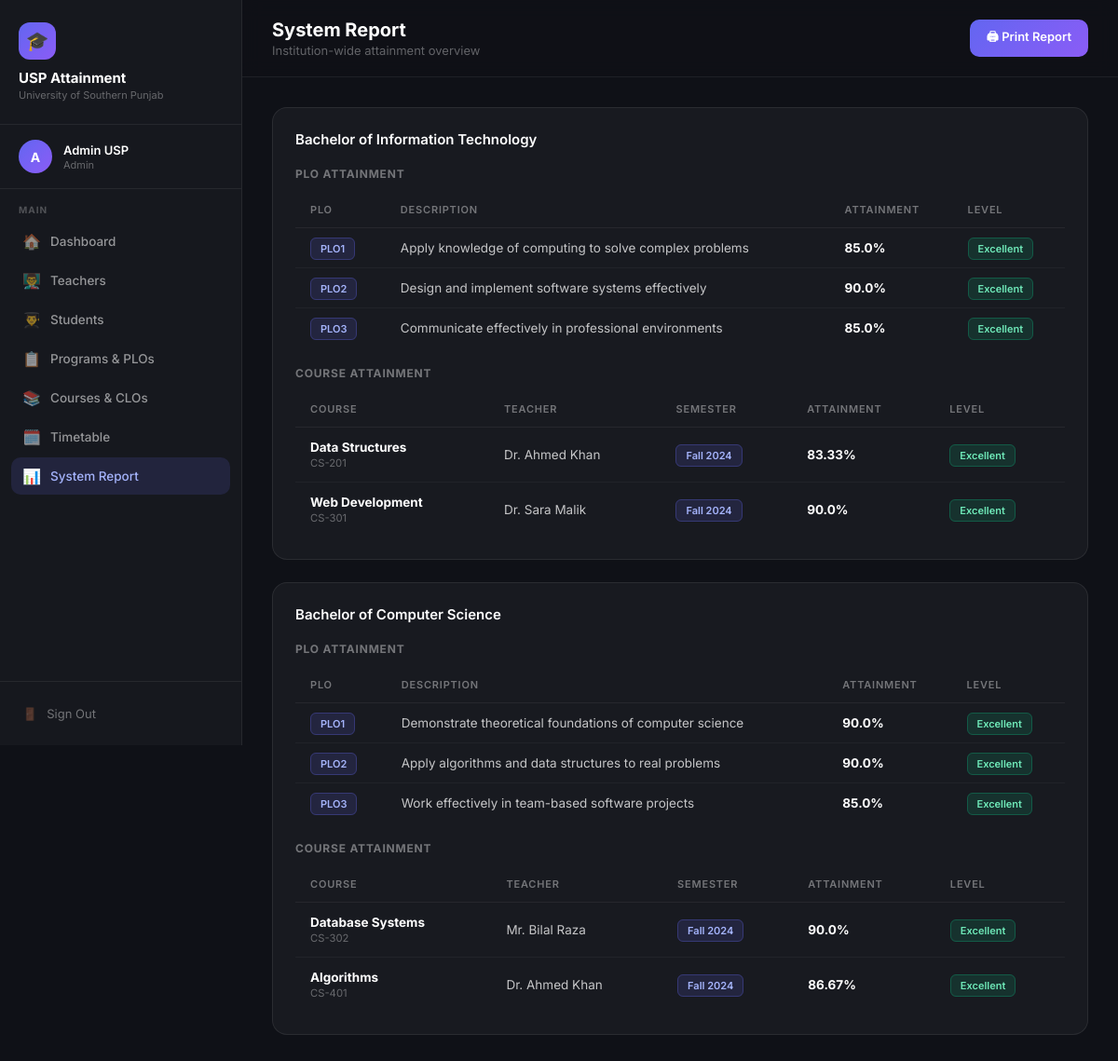
The app's page /admin/report (signed in) with its own data.
### models.py (models this page shows, shortened)
class User(db.Model, UserMixin):
    id = db.Column(db.Integer, primary_key=True)
    name = db.Column(db.String(200), nullable=False)
    email = db.Column(db.String(200), unique=True, nullable=False)
    password_hash = db.Column(db.String(256), nullable=False)
    role = db.Column(db.String(20), nullable=False)  # admin, teacher, student

class Program(db.Model):
    id = db.Column(db.Integer, primary_key=True)
    name = db.Column(db.String(200), nullable=False)
    plos = db.relationship('PLO', backref='program', lazy=True, cascade='all, delete-orphan')
    courses = db.relationship('Course', backref='program', lazy=True)

class PLO(db.Model):
    id = db.Column(db.Integer, primary_key=True)
    program_id = db.Column(db.Integer, db.ForeignKey('program.id'), nullable=False)
    plo_code = db.Column(db.String(10), nullable=False)
    description = db.Column(db.String(500), nullable=False)

class Course(db.Model):
    id = db.Column(db.Integer, primary_key=True)
    program_id = db.Column(db.Integer, db.ForeignKey('program.id'), nullable=False)
    teacher_id = db.Column(db.Integer, db.ForeignKey('user.id'), nullable=False)
    name = db.Column(db.String(200), nullable=False)
    code = db.Column(db.String(50), nullable=False)
    semester = db.Column(db.String(50), nullable=False)
    teacher = db.relationship('User', backref='courses')
    clos = db.relationship('CLO', backref='course', lazy=True, cascade='all, delete-orphan')
    timetable = db.relationship('Timetable', backref='course', lazy=True, cascade='all, delete-orphan')
    outline = db.relationship('Outline', backref='course', lazy=True, cascade='all, delete-orphan')
    enrollments = db.relationship('Enrollment', backref='course', lazy=True, cascade='all, delete-orphan')

### admin.py (the view)
@admin_bp.route('/report')
@login_required
@admin_required
def report():
    programs = Program.query.all()
    report_data = []
    for program in programs:
        plo_data = calculate_plo_attainment(program)
        course_data = []
        for course in program.courses:
            attainment = calculate_course_attainment(course)
            course_data.append({'course': course, 'attainment': attainment})
        report_data.append({
            'program': program,
            'plo_data': plo_data,
            'courses': course_data
        })
    return render_template('admin/report.html', report_data=report_data)

### admin.py (called while the page is built)
def admin_required(f):
    @wraps(f)
    def decorated(*args, **kwargs):
        if current_user.role != 'admin':
            return redirect(url_for('auth.login'))
        return f(*args, **kwargs)
    return decorated

### app.py (called while the page is built)
@login_manager.user_loader
def load_user(user_id):
    return User.query.get(int(user_id))

### utils.py (called while the page is built)
def calculate_course_attainment(course, student_id=None):
    if not course.clos:
        return {'percentage': 0, 'level': 'No Data'}
    clo_results = []
    for clo in course.clos:
        result = calculate_clo_attainment(clo, student_id)
        if result['level'] != 'No Data':
            clo_results.append(result['percentage'])
    if not clo_results:
        return {'percentage': 0, 'level': 'No Data'}
    avg = sum(clo_results) / len(clo_results)
    if avg >= 50:
        status = 'Clear'
    elif avg >= 40:
        status = 'At Risk'
    else:
        status = 'Repeat'
    if avg >= 80:
        level = 'Excellent'
    elif avg >= 60:
        level = 'Good'
    elif avg >= 40:
        level = 'Average'
    else:
        level = 'Poor'
    return {
        'percentage': round(avg, 2),
        'level': level,
        'status': status
    }

### templates/admin/report.html (shortened to what this page needs)
{% extends 'base.html' %}
{% block page_title %}System Report{% endblock %}
{% block page_sub %}Institution-wide attainment overview{% endblock %}
{% block sidebar_nav %}
<div class="nav-section">
    <div class="nav-section-title">Main</div>
    <a href="{{ url_for('admin.dashboard') }}" class="nav-link"><span class="icon">🏠</span> Dashboard</a>
    <a href="{{ url_for('admin.teachers') }}" class="nav-link"><span class="icon">👨‍🏫</span> Teachers</a>
    <a href="{{ url_for('admin.students') }}" class="nav-link"><span class="icon">👨‍🎓</span> Students</a>
    <a href="{{ url_for('admin.programs') }}" class="nav-link"><span class="icon">📋</span> Programs & PLOs</a>
    <a href="{{ url_for('admin.courses') }}" class="nav-link"><span class="icon">📚</span> Courses & CLOs</a>
    <a href="{{ url_for('admin.timetable') }}" class="nav-link"><span class="icon">🗓️</span> Timetable</a>
    <a href="{{ url_for('admin.report') }}" class="nav-link active"><span class="icon">📊</span> System Report</a>
</div>
{% endblock %}
{% block topbar_actions %}
<button onclick="window.print()" class="btn btn-primary">🖨 Print Report</button>
{% endblock %}
{% block content %}
{% for data in report_data %}
<div class="card" style="margin-bottom:24px;">
    <div class="card-header">
        <div class="card-title">{{ data.program.name }}</div>
    </div>
    <div style="margin-bottom:20px;">
        <div style="font-size:12px;font-weight:700;color:rgba(255,255,255,0.4);text-transform:uppercase;letter-spacing:0.8px;margin-bottom:12px;">PLO Attainment</div>
        <div class="table-wrap">
            <table>
                <thead>
                    <tr><th>PLO</th><th>Description</th><th>Attainment</th><th>Level</th></tr>
                </thead>
                <tbody>
                    {% for plo_id, plo_info in data.plo_data.items() %}
                    <tr>
                        <td><span class="badge badge-purple">{{ plo_info.plo.plo_code }}</span></td>
                        <td>{{ plo_info.plo.description }}</td>
                        <td><strong style="color:#fff">{{ plo_info.percentage }}%</strong></td>
                        <td>
                            {% if plo_info.level == 'Excellent' %}<span class="badge badge-green">{{ plo_info.level }}</span>
                            {% elif plo_info.level == 'Good' %}<span class="badge badge-blue">{{ plo_info.level }}</span>
                            {% elif plo_info.level == 'Average' %}<span class="badge badge-yellow">{{ plo_info.level }}</span>
                            {% elif plo_info.level == 'Poor' %}<span class="badge badge-red">{{ plo_info.level }}</span>
                            {% else %}<span class="badge badge-red">No Data</span>{% endif %}
                        </td>
                    </tr>
                    {% endfor %}
                </tbody>
            </table>
        </div>
    </div>
    <div>
        <div style="font-size:12px;font-weight:700;color:rgba(255,255,255,0.4);text-transform:uppercase;letter-spacing:0.8px;margin-bottom:12px;">Course Attainment</div>
        <div class="table-wrap">
            <table>
                <thead>
                    <tr><th>Course</th><th>Teacher</th><th>Semester</th><th>Attainment</th><th>Level</th></tr>
                </thead>
                <tbody>
                    {% for cd in data.courses %}
                    <tr>
                        <td><strong style="color:#fff">{{ cd.course.name }}</strong><br><small style="color:rgba(255,255,255,0.35)">{{ cd.course.code }}</small></td>
                        <td>{{ cd.course.teacher.name }}</td>
                        <td><span class="badge badge-purple">{{ cd.course.semester }}</span></td>
                        <td><strong style="color:#fff">{{ cd.attainment.percentage }}%</strong></td>
                        <td>
                            {% if cd.attainment.level == 'Excellent' %}<span class="badge badge-green">{{ cd.attainment.level }}</span>
                            {% elif cd.attainment.level == 'Good' %}<span class="badge badge-blue">{{ cd.attainment.level }}</span>
                            {% elif cd.attainment.level == 'Average' %}<span class="badge badge-yellow">{{ cd.attainment.level }}</span>
                            {% elif cd.attainment.level == 'Poor' %}<span class="badge badge-red">{{ cd.attainment.level }}</span>
                            {% else %}<span class="badge badge-red">No Data</span>{% endif %}
                        </td>
                    </tr>
                    {% endfor %}
                </tbody>
            </table>
        </div>
    </div>
</div>
{% endfor %}
{% endblock %}

### templates/base.html (shortened to what this page needs)
<!DOCTYPE html>
<html lang="en">
<head>
</head>
<body>
    <div class="sidebar">
        <div class="sidebar-brand">
            <div class="brand-icon">🎓</div>
            <div class="brand-name">USP Attainment</div>
            <div class="brand-sub">University of Southern Punjab</div>
        </div>
        <div class="sidebar-user">
            <div class="user-avatar">{{ current_user.name[0] }}</div>
            <div>
                <div class="user-name">{{ current_user.name }}</div>
                <div class="user-role">{{ current_user.role }}</div>
            </div>
        </div>
        <nav class="sidebar-nav">
            {% block sidebar_nav %}{% endblock %}
        </nav>
        <div class="sidebar-footer">
            <a href="{{ url_for('auth.logout') }}" class="btn-logout">
                <span>🚪</span> Sign Out
            </a>
        </div>
    </div>
    <div class="main">
        <div class="topbar">
            <div>
                <div class="topbar-title">{% block page_title %}Dashboard{% endblock %}</div>
                <div class="topbar-sub">{% block page_sub %}{% endblock %}</div>
            </div>
            {% block topbar_actions %}{% endblock %}
        </div>
        <div class="content">
            {% block content %}{% endblock %}
        </div>
    </div>
</body>
</html>

### templates/base.html (style rules this page uses)
* { margin: 0; padding: 0; box-sizing: border-box; }
body { font-family: 'Inter', sans-serif; background: #0f1117; color: #e2e8f0; min-height: 100vh; display: flex; }
.sidebar { width: 260px; min-height: 100vh; background: rgba(255,255,255,0.03); border-right: 1px solid rgba(255,255,255,0.07); display: flex; flex-direction: column; position: fixed; top: 0; left: 0; height: 100vh; z-index: 100; }
.sidebar-brand { padding: 24px 20px; border-bottom: 1px solid rgba(255,255,255,0.07); }
.brand-icon { width: 40px; height: 40px; background: linear-gradient(135deg, #6366f1, #8b5cf6); border-radius: 12px; display: flex; align-items: center; justify-content: center; font-size: 20px; margin-bottom: 10px; }
.brand-name { font-size: 15px; font-weight: 700; color: #fff; }
.brand-sub { font-size: 11px; color: rgba(255,255,255,0.35); margin-top: 2px; }
.sidebar-user { padding: 16px 20px; border-bottom: 1px solid rgba(255,255,255,0.07); display: flex; align-items: center; gap: 12px; }
.user-avatar { width: 36px; height: 36px; border-radius: 50%; background: linear-gradient(135deg, #6366f1, #8b5cf6); display: flex; align-items: center; justify-content: center; font-size: 14px; font-weight: 700; color: white; flex-shrink: 0; }
.user-name { font-size: 13px; font-weight: 600; color: #fff; }
.user-role { font-size: 11px; color: rgba(255,255,255,0.35); text-transform: capitalize; margin-top: 1px; }
.sidebar-nav { flex: 1; padding: 16px 12px; overflow-y: auto; }
.nav-section { margin-bottom: 24px; }
.nav-section-title { font-size: 10px; font-weight: 700; color: rgba(255,255,255,0.25); text-transform: uppercase; letter-spacing: 1px; padding: 0 8px; margin-bottom: 8px; }
.nav-link { display: flex; align-items: center; gap: 10px; padding: 10px 12px; border-radius: 10px; color: rgba(255,255,255,0.55); font-size: 13.5px; font-weight: 500; text-decoration: none; transition: all 0.15s; margin-bottom: 2px; }
.nav-link.active { background: rgba(99,102,241,0.15); color: #a5b4fc; }
.nav-link .icon { font-size: 16px; width: 20px; text-align: center; }
.sidebar-footer { padding: 16px 12px; border-top: 1px solid rgba(255,255,255,0.07); }
.btn-logout { display: flex; align-items: center; gap: 10px; padding: 10px 12px; border-radius: 10px; color: rgba(255,255,255,0.4); font-size: 13px; text-decoration: none; transition: all 0.15s; width: 100%; background: none; border: none; cursor: pointer; font-family: 'Inter', sans-serif; }
.main { margin-left: 260px; flex: 1; min-height: 100vh; }
.topbar { padding: 20px 32px; border-bottom: 1px solid rgba(255,255,255,0.07); display: flex; align-items: center; justify-content: space-between; background: rgba(15,17,23,0.8); backdrop-filter: blur(10px); position: sticky; top: 0; z-index: 50; }
.topbar-title { font-size: 20px; font-weight: 700; color: #fff; }
.topbar-sub { font-size: 13px; color: rgba(255,255,255,0.35); margin-top: 2px; }
.content { padding: 32px; }
.card { background: rgba(255,255,255,0.04); border: 1px solid rgba(255,255,255,0.08); border-radius: 16px; padding: 24px; }
.card-header { display: flex; align-items: center; justify-content: space-between; margin-bottom: 20px; }
.card-title { font-size: 15px; font-weight: 600; color: #fff; }
.table-wrap { overflow-x: auto; }
table { width: 100%; border-collapse: collapse; }
th { color: rgba(255,255,255,0.4); font-size: 11px; font-weight: 600; text-transform: uppercase; letter-spacing: 0.8px; padding: 12px 16px; text-align: left; border-bottom: 1px solid rgba(255,255,255,0.06); }
td { padding: 13px 16px; border-bottom: 1px solid rgba(255,255,255,0.04); font-size: 13.5px; color: rgba(255,255,255,0.75); }
tr:last-child td { border-bottom: none; }
.badge { font-size: 11px; font-weight: 600; padding: 4px 10px; border-radius: 6px; }
.badge-purple { background: rgba(99,102,241,0.15); border: 1px solid rgba(99,102,241,0.3); color: #a5b4fc; }
.badge-green { background: rgba(16,185,129,0.15); border: 1px solid rgba(16,185,129,0.3); color: #6ee7b7; }
.btn { display: inline-block; padding: 9px 18px; border-radius: 10px; font-size: 13px; font-weight: 600; cursor: pointer; font-family: 'Inter', sans-serif; border: none; transition: all 0.2s; text-decoration: none; }
.btn-primary { background: linear-gradient(135deg, #6366f1, #8b5cf6); color: white; }

### records on screen
User: name "A", name "Admin USP", role "Admin"
Program: program.name "Bachelor of Information Technology"
PLO: plo.plo_code "PLO1", plo.description "Apply knowledge of computing to solve complex problems"
PLO: plo.plo_code "PLO2", plo.description "Design and implement software systems effectively"
PLO: plo.plo_code "PLO3", plo.description "Communicate effectively in professional environments"
Course: course.name "Data Structures", course.code "CS-201", course.semester "Fall 2024"
User: course.teacher.name "Dr. Ahmed Khan" "Dr. Ahmed Khan"
Course: course.name "Web Development", course.code "CS-301", course.semester "Fall 2024"
User: course.teacher.name "Dr. Sara Malik"
Program: program.name "Bachelor of Computer Science"
PLO: plo.plo_code "PLO1", plo.description "Demonstrate theoretical foundations of computer science"
PLO: plo.plo_code "PLO2", plo.description "Apply algorithms and data structures to real problems"
PLO: plo.plo_code "PLO3", plo.description "Work effectively in team-based software projects"
Course: course.name "Database Systems", course.code "CS-302", course.semester "Fall 2024"
User: course.teacher.name "Mr. Bilal Raza"
Course: course.name "Algorithms", course.code "CS-401", course.semester "Fall 2024"

### other values on screen
{{ plo_info.percentage }} "85.0" "90.0" "85.0" "90.0" "90.0" "85.0"
{{ plo_info.level }} "Excellent" "Excellent" "Excellent" "Excellent" "Excellent" "Excellent"
{{ cd.attainment.percentage }} "83.33" "90.0" "90.0" "86.67"
{{ cd.attainment.level }} "Excellent" "Excellent" "Excellent" "Excellent"
